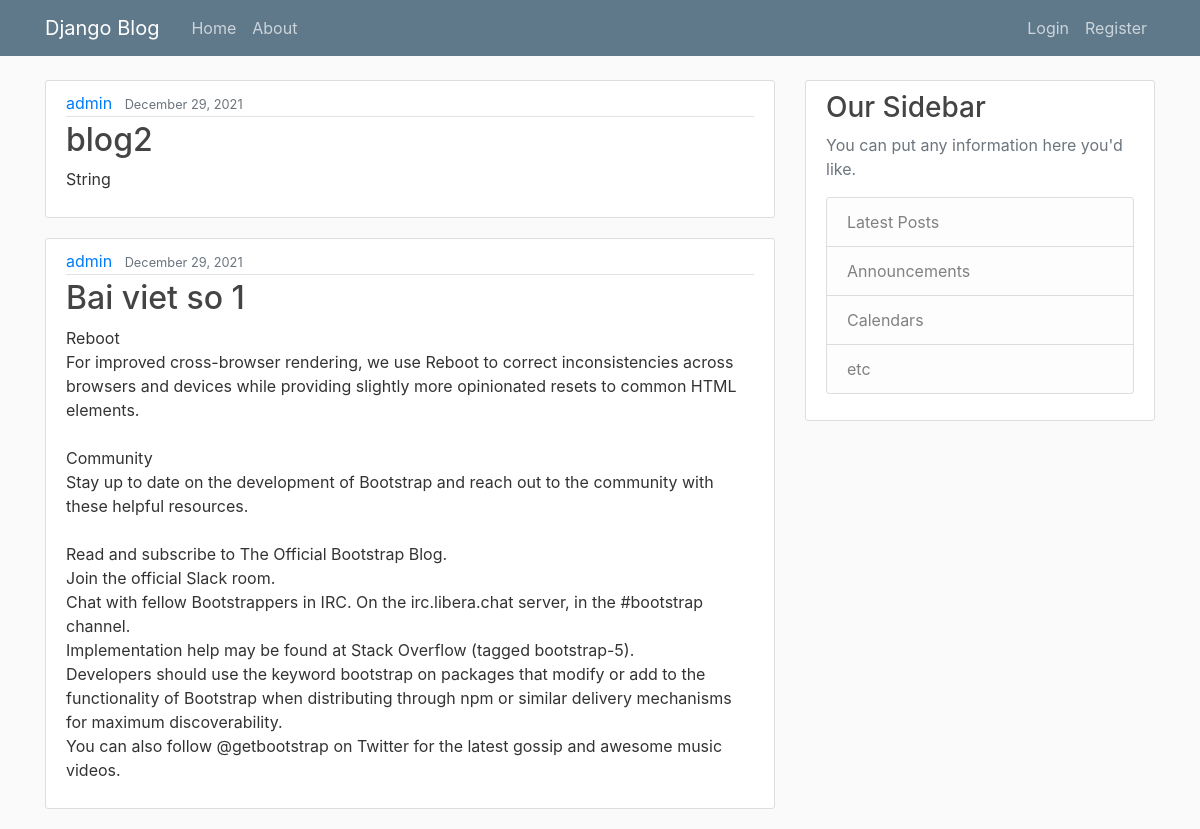
Before: / with the older database file.
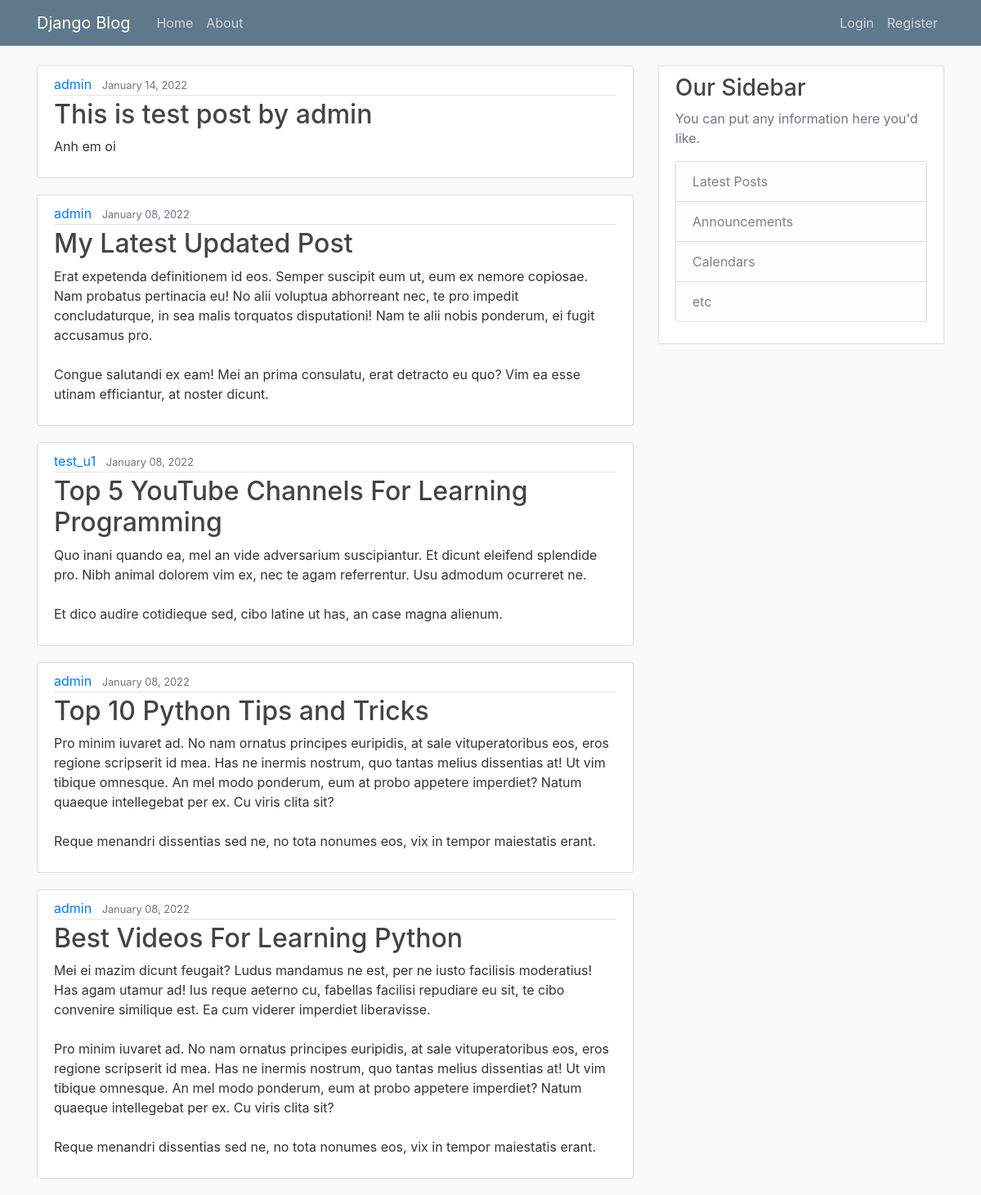
After: the same page with the newer database file.
### blog/models.py (models this page shows, shortened)
class Post(models.Model):
    title = models.CharField(max_length=100)
    content = models.TextField()
    date_posted = models.DateTimeField(default=timezone.now)
    author = models.ForeignKey(User, on_delete=models.CASCADE)

### blog/views.py (the view)
# urls.py: path('', PostListView.as_view(), name='blog-home'),
class PostListView(ListView):
    model = Post
    template_name = 'blog/home.html'
    context_object_name = 'posts'
    ordering = ['-date_posted']
    paginate_by = 5

### blog/templates/blog/home.html
{% extends 'blog/base.html' %}
{% block content %}
    {% for post in posts %}
        <article class="media content-section">
            <div class="media-body">
                <div class="article-metadata">
                    <a class="mr-2" href="#">{{ post.author }}</a>
                    <small class="text-muted">{{ post.date_posted|date:'F d, Y' }}</small>
                </div>
                <h2><a class="article-title" href="#">{{ post.title }}</a></h2>
                <p class="article-content">{{ post.content }}</p>
            </div>
        </article>
    {% endfor %}
{% endblock content %}

Changed rows visible on the page:
removed Post: author "admin", date_posted "December 29, 2021", title "blog2", content "String"
removed Post: author "admin", date_posted "December 29, 2021", title "Bai viet so 1", content "Reboot For improved cross-browser rendering, we use Reboot to correct inconsistencies across browsers and devices while providing slightly more opinionated resets to common HTML elements. Community Stay up to date on the development of Bootstrap and reach out to the community with these helpful resources. Read and subscribe to The Official Bootstrap Blog. Join the official Slack room. Chat with fellow Bootstrappers in IRC. On the irc.libera.chat server, in the #bootstrap channel. Implementation help may be found at Stack Overflow (tagged bootstrap-5). Developers should use the keyword bootstrap on packages that modify or add to the functionality of Bootstrap when distributing through npm or…"
added Post: author "admin", date_posted "January 14, 2022", title "This is test post by admin", content "Anh em oi"
added Post: author "admin", date_posted "January 08, 2022", title "My Latest Updated Post", content "Erat expetenda definitionem id eos. Semper suscipit eum ut, eum ex nemore copiosae. Nam probatus pertinacia eu! No alii voluptua abhorreant nec, te pro impedit concludaturque, in sea malis torquatos disputationi! Nam te alii nobis ponderum, ei fugit accusamus pro. Congue salutandi ex eam! Mei an prima consulatu, erat detracto eu quo? Vim ea esse utinam efficiantur, at noster dicunt."
added Post: author "test_u1", date_posted "January 08, 2022", title "Top 5 YouTube Channels For Learning Programming", content "Quo inani quando ea, mel an vide adversarium suscipiantur. Et dicunt eleifend splendide pro. Nibh animal dolorem vim ex, nec te agam referrentur. Usu admodum ocurreret ne. Et dico audire cotidieque sed, cibo latine ut has, an case magna alienum."
added Post: author "admin", date_posted "January 08, 2022", title "Top 10 Python Tips and Tricks", content "Pro minim iuvaret ad. No nam ornatus principes euripidis, at sale vituperatoribus eos, eros regione scripserit id mea. Has ne inermis nostrum, quo tantas melius dissentias at! Ut vim tibique omnesque. An mel modo ponderum, eum at probo appetere imperdiet? Natum quaeque intellegebat per ex. Cu viris clita sit? Reque menandri dissentias sed ne, no tota nonumes eos, vix in tempor maiestatis erant."
added Post: author "admin", date_posted "January 08, 2022", title "Best Videos For Learning Python", content "Mei ei mazim dicunt feugait? Ludus mandamus ne est, per ne iusto facilisis moderatius! Has agam utamur ad! Ius reque aeterno cu, fabellas facilisi repudiare eu sit, te cibo convenire similique est. Ea cum viderer imperdiet liberavisse. Pro minim iuvaret ad. No nam ornatus principes euripidis, at sale vituperatoribus eos, eros regione scripserit id mea. Has ne inermis nostrum, quo tantas melius dissentias at! Ut vim tibique omnesque. An mel modo ponderum, eum at probo appetere imperdiet? Natum quaeque intellegebat per ex. Cu viris clita sit? Reque menandri dissentias sed ne, no tota nonumes eos, vix in tempor maiestatis erant."
